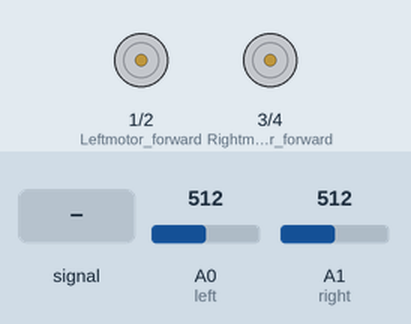
A sketch run on a simulated Arduino Uno, built with avr-gcc and run on an emulated ATmega328P. Parts: motor-driver pin pairs drawn as motors (green arrow = first pin HIGH = forward, orange = second pin HIGH = backward, longer = more drive). The test bench sets the inputs (shaded band); at power-on: A1 (right) = 512, A0 (left) = 512.

Above: at 1.2 s.
1.3 s: A1 (right) set to 484
At 2.3 s:
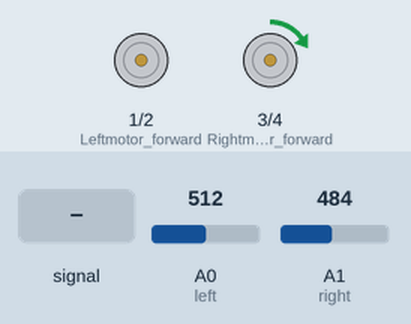
2.8 s: A0 (left) set to 488
At 3.4 s:
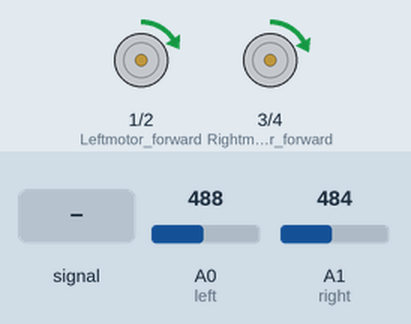
4.3 s: A1 (right) set to 510
At 5.0 s:
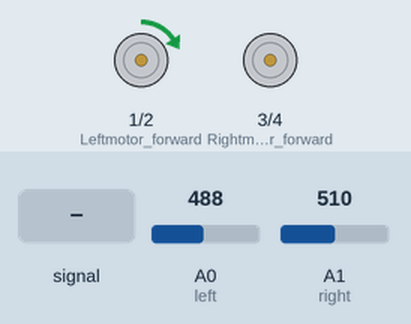
5.8 s: A0 (left) fed a 200 Hz sine of ±81 counts around its level
At 6.9 s:
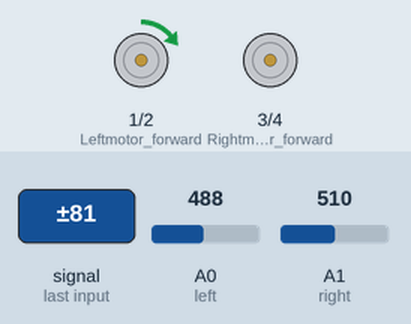
7.3 s: A0 (left) fed a 2 Hz sine of ±306 counts around its level
At 8.7 s:
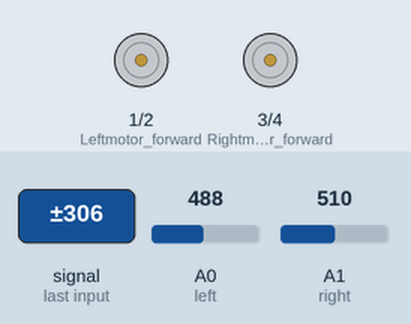
9.0 s: A1 (right) set to 490
At 9.14 s:
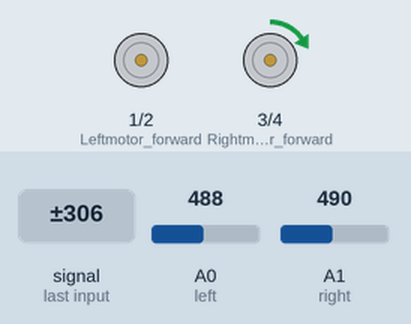
Timing chart, 0 to 13.0 s (numbered marks = the images above; inputs shaded):
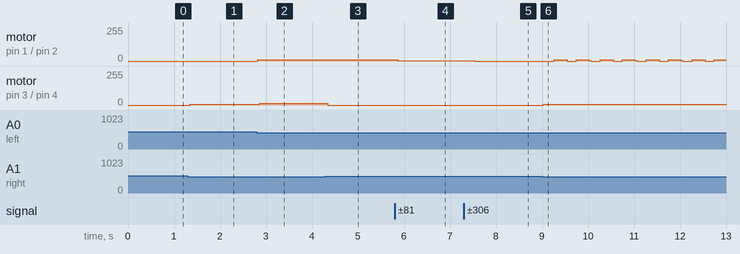

Measured:
- after the input at 1.3 s, motor on pin 3 (Rightmotor_forward) / pin 4 (Rightmotor_reverse): stopped → forward 6/255 at once
- after the input at 2.8 s, motor on pin 1 (Leftmotor_forward) / pin 2 (Leftmotor_reverse): stopped → forward 8/255 at once; motor on pin 3 (Rightmotor_forward) / pin 4 (Rightmotor_reverse): forward 6/255 → forward 12/255 after 0.06 s
- after the input at 4.3 s, motor on pin 3 (Rightmotor_forward) / pin 4 (Rightmotor_reverse): forward 12/255 → stopped at once
- after the input at 5.8 s, motor on pin 1 (Leftmotor_forward) / pin 2 (Leftmotor_reverse): forward 8/255 → forward 2/255 after 0.06 s
- after the input at 7.3 s, motor on pin 1 (Leftmotor_forward) / pin 2 (Leftmotor_reverse): forward 2/255 → stopped after 0.24 s
- after the input at 9.0 s, motor on pin 1 (Leftmotor_forward) / pin 2 (Leftmotor_reverse): ramps from forward 11/255 to stopped and jumps back, once every 0.48 s; motor on pin 3 (Rightmotor_forward) / pin 4 (Rightmotor_reverse): stopped → forward 7/255 at once

The sketch:

lfr_code.ino
```cpp
//LINE FOLLOWING ROBOT

#define Leftmotor_forward 1       // left motor
#define Leftmotor_reverse 2       // left motor
#define Rightmotor_forward 3        // right motor
#define Rightmotor_reverse 4   // right motor

#define left A0
#define right A1

void setup()
{

  pinMode(Leftmotor_forward, OUTPUT);
  pinMode(Leftmotor_reverse, OUTPUT);
  pinMode(Rightmotor_forward, OUTPUT);
  pinMode(Rightmotor_reverse, OUTPUT);
  pinMode(left, INPUT);
  pinMode(right, INPUT);
}

void loop()
{
  if(analogRead(left)<500 && analogRead(right)<500 )     // Move Forward
  {
   digitalWrite(Leftmotor_forward, HIGH);
//    digitalWrite(Leftmotor_reverse, LOW);
   digitalWrite(Rightmotor_forward, HIGH);
//    digitalWrite(Rightmotor_reverse, LOW);
  }

  else if (analogRead(left)<500 && analogRead(right)>=500)     // Turn right
  {
    digitalWrite(Leftmotor_forward, HIGH);
//    digitalWrite(Leftmotor_reverse, LOW);
    digitalWrite(Rightmotor_forward, LOW);
//    digitalWrite(Rightmotor_reverse, HIGH);
  }

  else if(analogRead(left)>=500 && analogRead(right)<500)    // turn left
  {
    digitalWrite(Leftmotor_forward, LOW);
//    digitalWrite(Leftmotor_reverse, LOW);
    digitalWrite(Rightmotor_forward, HIGH);
//    digitalWrite(Rightmotor_reverse, LOW);
  }

  else if (analogRead(left)>=500 && analogRead(right)>=500);     // stop
  {
    digitalWrite(Leftmotor_forward, LOW);
    digitalWrite(Leftmotor_reverse, LOW);
    digitalWrite(Rightmotor_forward, LOW);
    digitalWrite(Rightmotor_reverse, LOW);
  }
}
```
